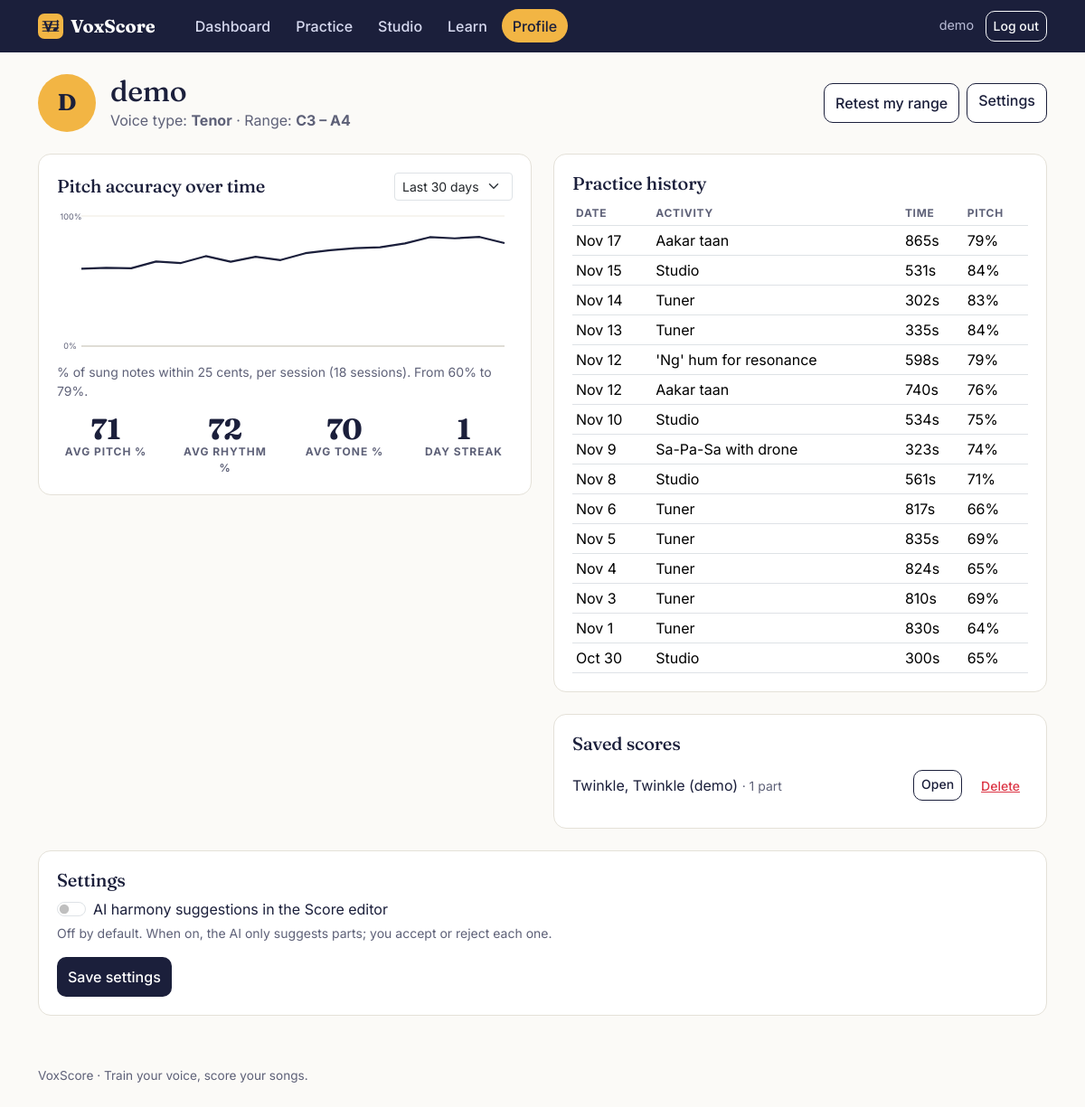
/profile/ (signed in), run on the app's committed database.
### voxscore/models.py (models this page shows, shortened)
class Profile(models.Model):
    class VoiceType(models.TextChoices):
        UNKNOWN = "", "Not tested yet"
        BASS = "bass", "Bass"
        BARITONE = "baritone", "Baritone"
        TENOR = "tenor", "Tenor"
        ALTO = "alto", "Alto"
        MEZZO = "mezzo", "Mezzo-soprano"
        SOPRANO = "soprano", "Soprano"
    user = models.OneToOneField(settings.AUTH_USER_MODEL, on_delete=models.CASCADE,
                                related_name="profile")
    range_low = models.PositiveSmallIntegerField(null=True, blank=True)
    range_high = models.PositiveSmallIntegerField(null=True, blank=True)
    voice_type = models.CharField(max_length=12, choices=VoiceType.choices, blank=True)
    ai_harmony_enabled = models.BooleanField(default=False)
    @property
    def range_label(self):
        if self.range_low is None or self.range_high is None:
            return "Not tested yet"
        return f"{music.midi_to_name(self.range_low)} – {music.midi_to_name(self.range_high)}"

class PracticeSession(models.Model):
    class Kind(models.TextChoices):
        TUNER = "tuner", "Tuner"
        WARMUP = "warmup", "Warmup"
        STUDIO = "studio", "Studio"
    user = models.ForeignKey(settings.AUTH_USER_MODEL, on_delete=models.CASCADE,
                             related_name="practice_sessions")
    kind = models.CharField(max_length=10, choices=Kind.choices)
    warmup = models.ForeignKey(WarmupExercise, null=True, blank=True, on_delete=models.SET_NULL)
    created = models.DateTimeField(auto_now_add=True)
    seconds = models.PositiveIntegerField(default=0)
    pitch_accuracy = models.FloatField(null=True, blank=True)
    rhythm_accuracy = models.FloatField(null=True, blank=True)
    tone_stability = models.FloatField(null=True, blank=True)
    coach_feedback = models.TextField(blank=True)
    class Meta:
        ordering = ["-created"]

class WarmupExercise(models.Model):
    class Tradition(models.TextChoices):
        ACAPPELLA = "acappella", "A cappella"
        WESTERN = "western", "Western"
        INDIAN = "indian", "Indian classical"
        OTHER = "other", "Other global"
    class Focus(models.TextChoices):
        RANGE = "range", "Range"
        BREATH = "breath", "Breath"
        AGILITY = "agility", "Agility"
        BLEND = "blend", "Blend and tuning"
        RESONANCE = "resonance", "Resonance"
    name = models.CharField(max_length=80)
    slug = models.SlugField(unique=True)
    tradition = models.CharField(max_length=12, choices=Tradition.choices)
    focus = models.CharField(max_length=12, choices=Focus.choices)
    minutes = models.PositiveSmallIntegerField(default=3)
    instructions = models.TextField()
    pattern = models.JSONField(default=list)
    syllables = models.CharField(max_length=200, blank=True)
    default_start = models.PositiveSmallIntegerField(default=60)
    steps = models.PositiveSmallIntegerField(default=5)
    tempo_bpm = models.PositiveSmallIntegerField(default=80)
    class Meta:
        ordering = ["tradition", "name"]

class Score(models.Model):
    user = models.ForeignKey(settings.AUTH_USER_MODEL, on_delete=models.CASCADE,
                             related_name="scores")
    title = models.CharField(max_length=120, default="Untitled song")
    tempo_bpm = models.PositiveSmallIntegerField(default=96)
    beats_per_bar = models.PositiveSmallIntegerField(default=4)
    beat_unit = models.PositiveSmallIntegerField(default=4)
    key_name = models.CharField(max_length=20, blank=True)
    created = models.DateTimeField(auto_now_add=True)
    updated = models.DateTimeField(auto_now=True)
    class Meta:
        ordering = ["-updated"]
    def get_absolute_url(self):
        return reverse("score-editor", args=[self.pk])

### voxscore/views.py (the view)
# urls.py: path("profile/", views.profile, name="profile"),
@login_required
def profile(request):
    prof = get_profile(request.user)
    days = _int(request.GET.get("days"), 30, 7, 365)
    since = timezone.now() - timedelta(days=days)
    recent = PracticeSession.objects.filter(user=request.user, created__gte=since)
    if request.method == "POST":
        settings_form = SettingsForm(request.POST)
        if settings_form.is_valid():
            prof.ai_harmony_enabled = settings_form.cleaned_data["ai_harmony_enabled"]
            prof.save(update_fields=["ai_harmony_enabled"])
            flash.success(request, "AI harmony suggestions are now "
                          + ("on." if prof.ai_harmony_enabled else "off."))
            return redirect("profile")
    else:
        settings_form = SettingsForm(initial={"ai_harmony_enabled": prof.ai_harmony_enabled})
    return render(request, "voxscore/profile.html", {
        "active": "profile",
        "profile": prof,
        "days": days,
        "chart": _accuracy_chart(list(recent.order_by("created"))),
        "averages": recent.aggregate(pitch=Avg("pitch_accuracy"), rhythm=Avg("rhythm_accuracy"),
                                     tone=Avg("tone_stability")),
        "history": recent.select_related("warmup")[:15],
        "scores": Score.objects.filter(user=request.user).annotate(n_parts=Count("parts")),
        "settings_form": settings_form,
        "streak": practice_streak(request.user),
    })

### templates/voxscore/profile.html (shortened to what this page needs)
{% extends "base.html" %}
{% load static %}
{% block content %}
<div class="d-flex flex-wrap align-items-center gap-3 mb-4">
  <div class="vx-icon rounded-circle d-grid" style="width:64px;height:64px;background:var(--vx-accent);place-items:center;font-family:Fraunces,serif;font-size:1.6rem;font-weight:700" aria-hidden="true">{{ user.get_username|first|upper }}</div>
  <div>
    <h1 class="vx-page-title mb-0">{{ user.get_username }}</h1>
    <div class="vx-sub">Voice type: <strong id="voice-type">{{ profile.get_voice_type_display|default:"Not tested yet" }}</strong> · Range: <strong id="range-label">{{ profile.range_label }}</strong></div>
  </div>
  <div class="ms-auto d-flex gap-2">
    <button class="btn btn-outline-vx" type="button" data-bs-toggle="collapse" data-bs-target="#range-test" aria-expanded="false" aria-controls="range-test">Retest my range</button>
    <a class="btn btn-outline-vx" href="#settings">Settings</a>
  </div>
</div>
<div class="row g-4">
  <div class="col-lg-6">
    <div class="vx-card">
      <div class="d-flex align-items-center gap-2 mb-2">
        <h2 class="h5 mb-0">Pitch accuracy over time</h2>
        <form class="ms-auto" method="get">
          <select class="form-select form-select-sm" id="days" name="days" onchange="this.form.submit()">
            <option value="30" {% if days == 30 %}selected{% endif %}>Last 30 days</option>
          </select>
        </form>
      </div>
      {% if chart %}
        <svg class="vx-chart" viewBox="-30 -10 {{ chart.width|add:40 }} {{ chart.height|add:30 }}" role="img" aria-label="Pitch accuracy from {{ chart.first|floatformat:0 }}% to {{ chart.last|floatformat:0 }}% over {{ chart.count }} sessions">
          <g font-size="10" fill="#5E6178">
            <text x="-26" y="4">100%</text><text x="-22" y="{{ chart.height|add:3 }}">0%</text>
          </g>
          <line x1="0" y1="0" x2="{{ chart.width }}" y2="0" stroke="#ECE8DD"/>
          <line x1="0" y1="{{ chart.height }}" x2="{{ chart.width }}" y2="{{ chart.height }}" stroke="#B8B3A3"/>
          <polyline points="{{ chart.points }}" fill="none" stroke="#1B1F3B" stroke-width="2.5" stroke-linejoin="round"/>
        </svg>
        <p class="small vx-sub mb-0">% of sung notes within 25 cents, per session ({{ chart.count }} sessions). From {{ chart.first|floatformat:0 }}% to {{ chart.last|floatformat:0 }}%.</p>
      {% else %}
        <p class="vx-sub">Practice a couple of times and your progress will appear here.</p>
      {% endif %}
      <div class="row text-center mt-3">
        <div class="col"><div class="vx-stat">{{ averages.pitch|floatformat:0|default:"–" }}</div><div class="vx-label">Avg pitch %</div></div>
        <div class="col"><div class="vx-stat">{{ averages.rhythm|floatformat:0|default:"–" }}</div><div class="vx-label">Avg rhythm %</div></div>
        <div class="col"><div class="vx-stat">{{ averages.tone|floatformat:0|default:"–" }}</div><div class="vx-label">Avg tone %</div></div>
        <div class="col"><div class="vx-stat">{{ streak }}</div><div class="vx-label">Day streak</div></div>
      </div>
    </div>
  </div>
  <div class="col-lg-6 d-flex flex-column gap-4">
    <div class="vx-card">
      <h2 class="h5">Practice history</h2>
      <div class="table-responsive">
        <table class="table table-sm table-vx mb-0">
          <thead><tr><th>Date</th><th>Activity</th><th>Time</th><th>Pitch</th></tr></thead>
          <tbody>
            {% for s in history %}
              <tr>
                <td>{{ s.created|date:"M j" }}</td>
                <td>{% if s.warmup %}{{ s.warmup.name }}{% else %}{{ s.get_kind_display }}{% endif %}</td>
                <td>{{ s.seconds|default:0|floatformat:0 }}s</td>
                <td>{% if s.pitch_accuracy is not None %}{{ s.pitch_accuracy|floatformat:0 }}%{% else %}–{% endif %}</td>
              </tr>
            {% empty %}
              <tr><td colspan="4" class="vx-sub">No sessions in this window.</td></tr>
            {% endfor %}
          </tbody>
        </table>
      </div>
    </div>
    <div class="vx-card">
      <h2 class="h5">Saved scores</h2>
      {% for score in scores %}
        <div class="vx-list-row">
          <span class="flex-grow-1">{{ score.title }} <span class="small vx-sub">· {{ score.n_parts }} part{{ score.n_parts|pluralize }}</span></span>
          <a class="btn btn-sm btn-outline-vx" href="{{ score.get_absolute_url }}">Open</a>
          <form method="post" action="{% url 'score-delete' score.pk %}" onsubmit="return confirm('Delete this score?')">
            {% csrf_token %}<button class="btn btn-sm btn-link text-danger" type="submit">Delete</button>
          </form>
        </div>
      {% empty %}
        <p class="vx-sub mb-0">No scores yet. <a href="{% url 'studio-record' %}">Record your first melody</a>.</p>
      {% endfor %}
    </div>
  </div>
</div>
<div class="vx-card mt-4" id="settings">
  <h2 class="h5">Settings</h2>
  <form method="post" action="{% url 'profile' %}">
    <div class="form-check form-switch">
      {{ settings_form.ai_harmony_enabled }}
      <label class="form-check-label" for="{{ settings_form.ai_harmony_enabled.id_for_label }}">{{ settings_form.ai_harmony_enabled.label }}</label>
    </div>
    <div class="small vx-sub mt-1">{{ settings_form.ai_harmony_enabled.help_text }}</div>
    <button class="btn btn-vx mt-3" type="submit">Save settings</button>
  </form>
</div>
{% endblock %}

### templates/base.html (shortened to what this page needs)
{% load static %}
<!DOCTYPE html>
<html lang="en">
<head>
  <link rel="stylesheet" href="https://cdn.jsdelivr.net/npm/bootstrap@5.3.2/dist/css/bootstrap.min.css">
  <link rel="stylesheet" href="{% static 'css/voxscore.css' %}">
</head>
<body class="{% block body_class %}{% endblock %}">
<header class="vx-nav">
  <div class="container-xl d-flex align-items-center flex-wrap gap-2">
    <a class="vx-brand" href="{% if user.is_authenticated %}{% url 'dashboard' %}{% else %}{% url 'home' %}{% endif %}">
      <img src="{% static 'img/voxscore-logo.svg' %}" alt="" width="28" height="28">
      <span>VoxScore</span>
    </a>
    {% if user.is_authenticated %}
      <nav class="vx-links" aria-label="Main">
        <a href="{% url 'dashboard' %}" {% if active == 'dashboard' %}aria-current="page"{% endif %}>Dashboard</a>
        <a href="{% url 'tuner' %}" {% if active == 'practice' %}aria-current="page"{% endif %}>Practice</a>
        <a href="{% url 'studio-record' %}" {% if active == 'studio' %}aria-current="page"{% endif %}>Studio</a>
        <a href="{% url 'learn-home' %}" {% if active == 'learn' %}aria-current="page"{% endif %}>Learn</a>
        <a href="{% url 'profile' %}" {% if active == 'profile' %}aria-current="page"{% endif %}>Profile</a>
      </nav>
      <form class="ms-auto" method="post" action="{% url 'logout' %}">
        <span class="vx-user me-2">{{ user.get_username }}</span>
        <button class="btn btn-sm btn-outline-light" type="submit">Log out</button>
      </form>
    {% else %}
      <div class="ms-auto d-flex gap-2">
        <a class="btn btn-sm btn-outline-light" href="{% url 'login' %}">Log in</a>
        <a class="btn btn-sm vx-btn-accent" href="{% url 'signup' %}">Sign up</a>
      </div>
    {% endif %}
  </div>
</header>
<main class="container-xl py-4">
  {% block content %}{% endblock %}
</main>
<footer class="vx-footer">
  <div class="container-xl">VoxScore · Train your voice, score your songs.</div>
</footer>
</body>
</html>

### data on the page
Profile: voice_type "Tenor", range_label "C3 – A4"
PracticeSession: first "60"
PracticeSession: last "79", created "Nov 17", warmup.name "Aakar taan", seconds "865", pitch_accuracy "79"
PracticeSession: created "Nov 15", kind "Studio", seconds "531", pitch_accuracy "84"
PracticeSession: created "Nov 14", kind "Tuner", seconds "302", pitch_accuracy "83"
PracticeSession: created "Nov 13", kind "Tuner", seconds "335", pitch_accuracy "84"
PracticeSession: created "Nov 12", warmup.name "'Ng' hum for resonance", seconds "598", pitch_accuracy "79"
PracticeSession: created "Nov 12", warmup.name "Aakar taan", seconds "740", pitch_accuracy "76"
PracticeSession: created "Nov 10", kind "Studio", seconds "534", pitch_accuracy "75"
PracticeSession: created "Nov 9", warmup.name "Sa-Pa-Sa with drone", seconds "323", pitch_accuracy "74"
PracticeSession: created "Nov 8", kind "Studio", seconds "561", pitch_accuracy "71"
PracticeSession: created "Nov 6", kind "Tuner", seconds "817", pitch_accuracy "66"
PracticeSession: created "Nov 5", kind "Tuner", seconds "835", pitch_accuracy "69"
PracticeSession: created "Nov 4", kind "Tuner", seconds "824", pitch_accuracy "65"
PracticeSession: created "Nov 3", kind "Tuner", seconds "810", pitch_accuracy "69"
PracticeSession: created "Nov 1", kind "Tuner", seconds "830", pitch_accuracy "64"
PracticeSession: created "Oct 30", kind "Studio", seconds "300", pitch_accuracy "65"
Score: title "Twinkle, Twinkle (demo)", n_parts "1"

### other printed values
{{ user.get_username }} "demo"
{{ user.get_username|first|upper }} "D"
{{ chart.count }} "18"
{{ averages.pitch|floatformat:0|default:"–" }} "71"
{{ averages.rhythm|floatformat:0|default:"–" }} "72"
{{ averages.tone|floatformat:0|default:"–" }} "70"
{{ streak }} "1"
{{ settings_form.ai_harmony_enabled.label }} "AI harmony suggestions in the Score editor"
{{ settings_form.ai_harmony_enabled.help_text }} "Off by default. When on, the AI only suggests parts; you accept or reject each one."
